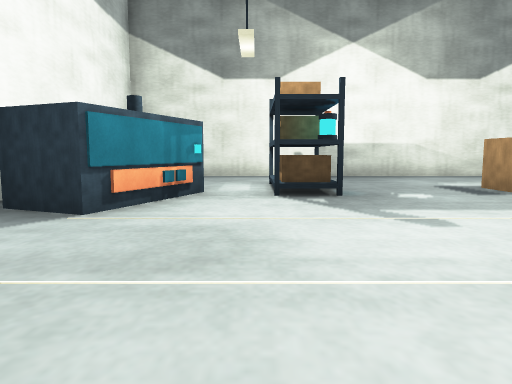
view 1 (above)

13 first-person views from a walk through a 3-D level made in the Unity game engine. The camera is 1.2 m above the floor, tilts 6° down and sees 70° across. Doors are open. The floor is counted in squares, 2 m on a side. Each view is taken from the middle of a square. On the plan, view 1 faces up. The plan holds only what a view shows up to about 10 squares ahead; the rest is blank. The place goes on beyond the plan. The player character is not drawn.

view 2
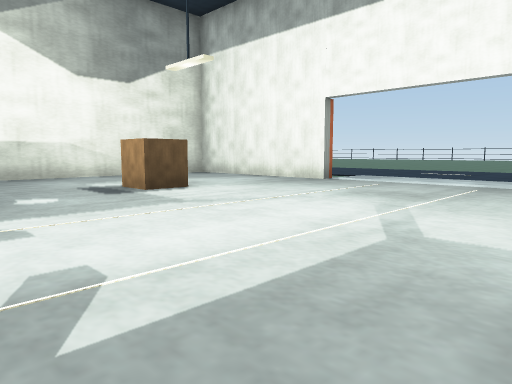

view 3
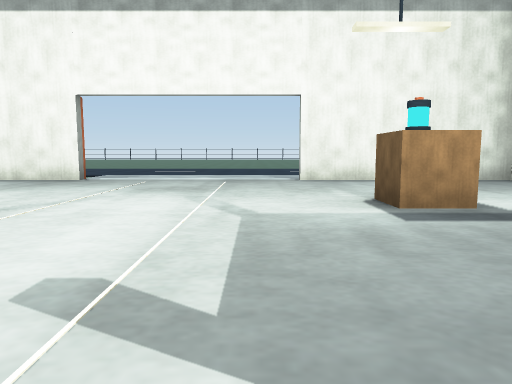

view 4
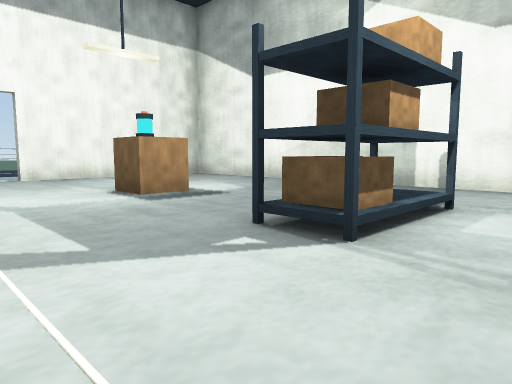

view 5
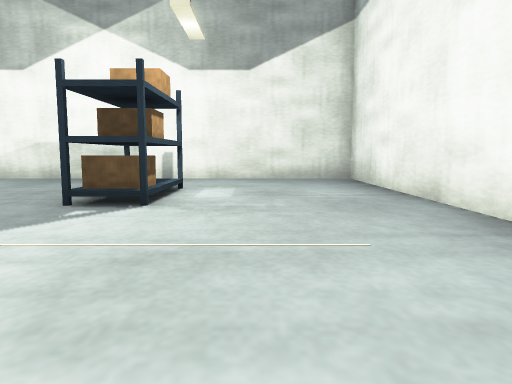

view 6
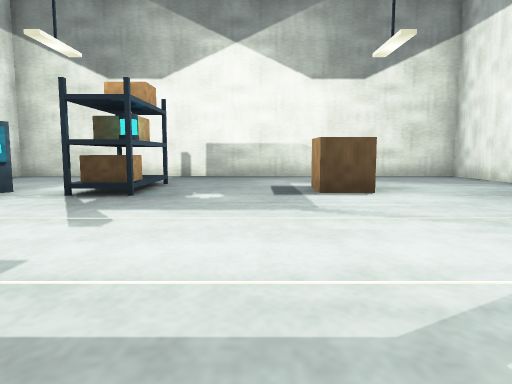

view 7
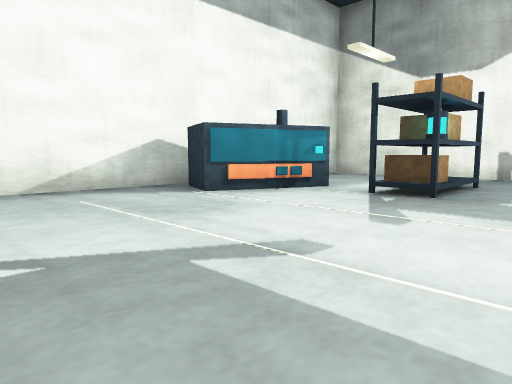

view 8
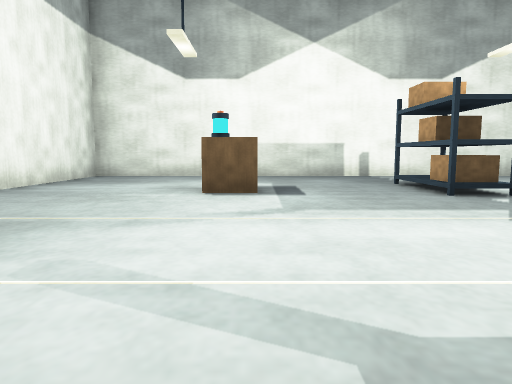

view 9
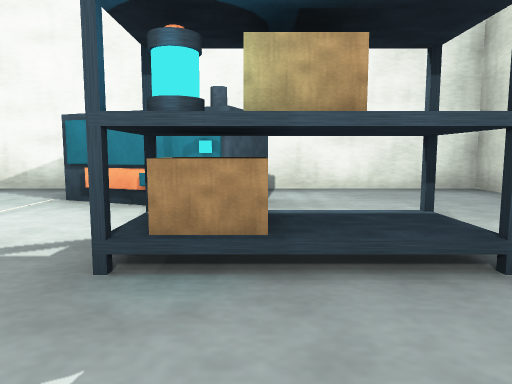

view 10
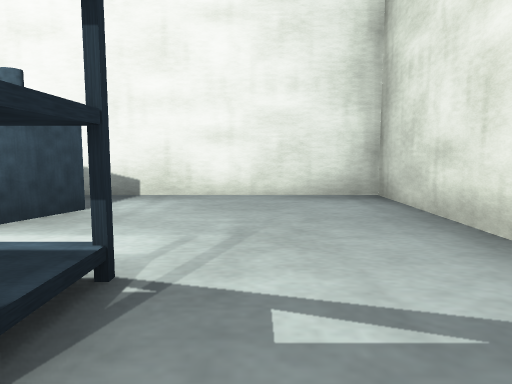

view 11
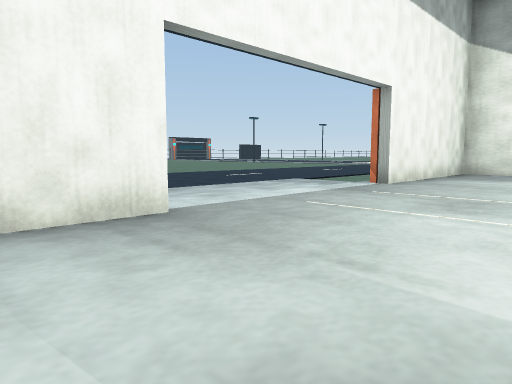

view 12
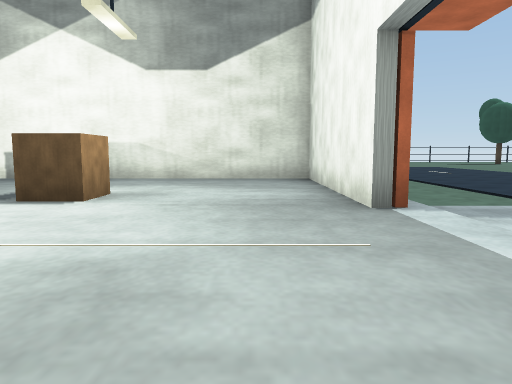

view 13
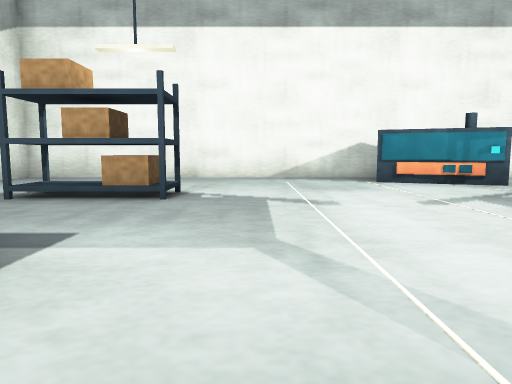

### Floor plan
Points are (right, up) in squares from view 1. A wall is a line through its corners. A room is listed if a view was taken in it or the views show most of it. See-through windows are left out.
Room 1 (views 1, 2, 3, 4, 5, 6, 7, 8, 9, 10, 11, 12, 13)
walls: (1.2, -1.4) (1.2, -2.4); (0.2, 7.3) (1.2, 7.3) (1.2, 6.4); (-1.4, 6) (-0.8, 5.7) (-1.7, 3.5) (-2.9, 4); (0.3, -2.4) (0.3, -1.4); (8.8, 5) (8.3, 5) (8.3, 9.8) (-3.3, 9.8) (-3.3, -4.8) (8.3, -4.8) (8.3, 0) (8.8, 0)
objects: other object (1, -1); other object (1, 6); other object (4, -1) to (5, -1); other object (4, 6) to (5, 6)

Positions as (right, up) in squares from view 1, and headings:
1: (0, 0), facing up
2: (1, 0), facing up-right
3: (0, 1), facing right
4: (-1, 2), facing down-right
5: (-1, 4), facing down
6: (3, 0), facing up
7: (3, 0), facing up-left
8: (4, 5), facing down
9: (3, 6), facing left
10: (2, 8), facing left
11: (5, 7), facing down-right
12: (7, 1), facing up
13: (6, 1), facing left
